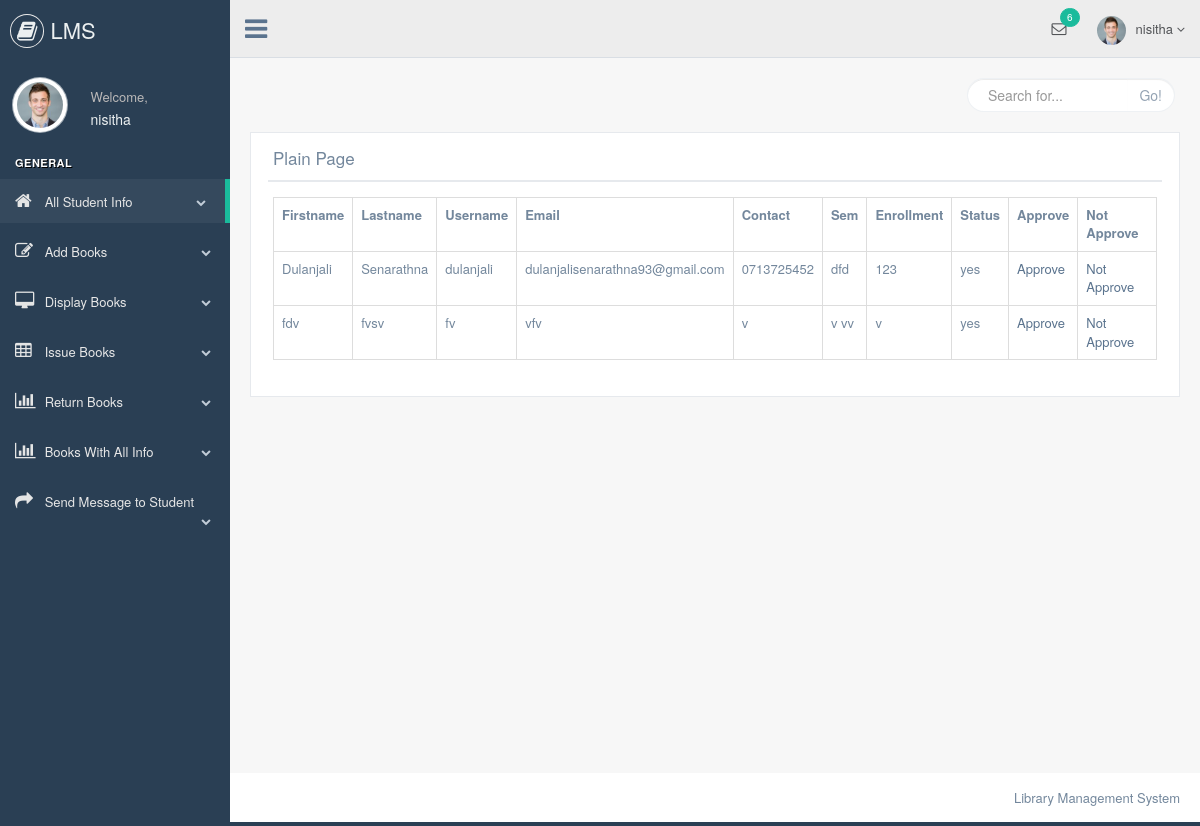
Page /librarian/display_student_info.php (signed in) on the committed database.
### tables this page shows
CREATE TABLE `student_registration` (
  `id` int(5) NOT NULL,
  `firstname` varchar(50) NOT NULL,
  `lastname` varchar(50) NOT NULL,
  `username` varchar(50) NOT NULL,
  `password` varchar(50) NOT NULL,
  `email` varchar(50) NOT NULL,
  `contact` varchar(50) NOT NULL,
  `sem` varchar(50) NOT NULL,
  `enrollment` varchar(50) NOT NULL,
  `status` varchar(3) NOT NULL
);

### librarian/display_student_info.php (the view, shortened to what this page needs)
    <?php
include "header.php";
include "connection.php";
?>
        <div class="right_col" role="main">
            <div class="">
                <div class="page-title">
                    <div class="title_left">
                    </div>
                    <div class="title_right">
                        <div class="col-md-5 col-sm-5 col-xs-12 form-group pull-right top_search">
                            <div class="input-group">
                                <input type="text" class="form-control" placeholder="Search for...">
                    <span class="input-group-btn">
                      <button class="btn btn-default" type="button">Go!</button>
                    </span>
                            </div>
                        </div>
                    </div>
                </div>
                <div class="clearfix"></div>
                <div class="row" style="min-height:500px">
                    <div class="col-md-12 col-sm-12 col-xs-12">
                        <div class="x_panel">
                            <div class="x_title">
                                <h2>Plain Page</h2>
                                <div class="clearfix"></div>
                            </div>
                            <div class="x_content">
                                <?php
                                $res = mysqli_query($link,"select * from student_registration");
                                echo "<table class='table table-bordered'>";
                                echo "<tr>";
                                echo "<th>"; echo "Firstname"; echo"</th>";
                                echo "<th>"; echo "Lastname"; echo"</th>";
                                echo "<th>"; echo "Username"; echo"</th>";
                                echo "<th>"; echo "Email"; echo"</th>";
                                echo "<th>"; echo "Contact"; echo"</th>";
                                echo "<th>"; echo "Sem"; echo"</th>";
                                echo "<th>"; echo "Enrollment"; echo"</th>";
                                echo "<th>"; echo "Status"; echo"</th>";
                                echo "<th>"; echo "Approve"; echo"</th>";
                                echo "<th>"; echo "Not Approve"; echo"</th>";
                                echo "</tr>";
                                while ($row=mysqli_fetch_array($res))
                                {
                                    echo "<tr>";
                                    echo "<td>"; echo $row["firstname"]; echo"</td>";
                                    echo "<td>"; echo $row["lastname"]; echo"</td>";
                                    echo "<td>"; echo $row["username"]; echo"</td>";
                                    echo "<td>"; echo $row["email"]; echo"</td>";
                                    echo "<td>"; echo $row["contact"]; echo"</td>";
                                    echo "<td>"; echo $row["sem"]; echo"</td>";
                                    echo "<td>"; echo $row["enrollment"]; echo"</td>";
                                    echo "<td>"; echo $row["status"]; echo"</td>";
                                    echo "<td>"; ?> <a href="approve.php?id=<?php echo $row["id"]; ?>">Approve</a> <?php echo"</td>";
                                    echo "<td>"; ?> <a href="notapprove.php?id=<?php echo $row["id"]; ?>">Not Approve</a> <?php echo"</td>";
                                    echo "</tr>";
                                }
                                echo "</table>";
                                ?>
                            </div>
                        </div>
                    </div>
                </div>
            </div>
        </div>
<?php
include "footer.php";
?>

### rows in the picture
student_registration: firstname "Dulanjali", lastname "Senarathna", username "dulanjali", email "dulanjalisenarathna93@gmail.com", contact "0713725452", sem "dfd", enrollment "123", status "yes"
student_registration: firstname "fdv", lastname "fvsv", username "fv", email "vfv", contact "v", sem "v vv", enrollment "v", status "yes"

### other values in the picture
$_SESSION["librarian"] "nisitha"
